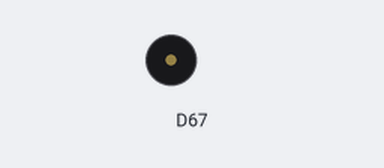
This sketch was run on a simulated Arduino Uno R4 WiFi. Shown: buzzer (waves = sounding).

Above: at 0.1 s.
Timing chart, 0 to 1.6 s (numbered marks = the images above):
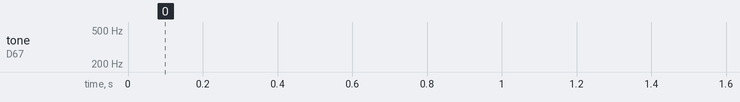

The sketch:

sample_qwiic_buzzer.ino
```cpp
#include <Modulino.h>

ModulinoBuzzer buzzer;

int f_do = 261, f_mi = 330, f_so = 392;  // Frequency of the tone in Hz
int duration = 1000;  // Duration of the tone in milliseconds

void setup(){
  Modulino.begin();
  buzzer.begin();
}

void loop(){
  buzzer.tone(f_do, duration);  // Generate the tone
  // delay(duration);
  buzzer.tone(f_mi, duration);  // Generate the tone
  // delay(duration);
  buzzer.tone(f_so, duration);  // Generate the tone
  // delay(1000);  // Wait for 1 second
  // buzzer.tone(0, duration);  // Stop the tone
  // delay(duration);  // Wait for 1 second
}
```
